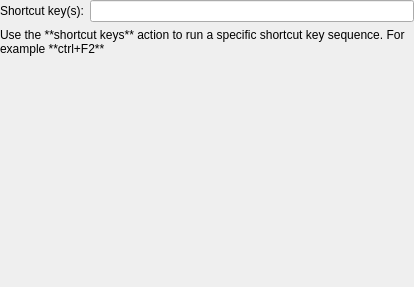
<?xml version="1.0" encoding="UTF-8"?>
<ui version="4.0">
 <class>action_command</class>
 <widget class="QWidget" name="keypress">
  <property name="geometry">
   <rect>
    <x>0</x>
    <y>0</y>
    <width>414</width>
    <height>287</height>
   </rect>
  </property>
  <property name="windowTitle">
   <string>Form</string>
  </property>
  <layout class="QVBoxLayout" name="verticalLayout">
   <property name="leftMargin">
    <number>0</number>
   </property>
   <property name="topMargin">
    <number>0</number>
   </property>
   <property name="rightMargin">
    <number>0</number>
   </property>
   <property name="bottomMargin">
    <number>0</number>
   </property>
   <item>
    <layout class="QFormLayout" name="formLayout">
     <property name="horizontalSpacing">
      <number>6</number>
     </property>
     <item row="0" column="0">
      <widget class="QLabel" name="label">
       <property name="text">
        <string>Shortcut key(s):</string>
       </property>
      </widget>
     </item>
     <item row="0" column="1">
      <widget class="QLineEdit" name="command"/>
     </item>
     <item row="1" column="0" colspan="2">
      <widget class="QLabel" name="label_2">
       <property name="sizePolicy">
        <sizepolicy hsizetype="Preferred" vsizetype="Preferred">
         <horstretch>0</horstretch>
         <verstretch>0</verstretch>
        </sizepolicy>
       </property>
       <property name="text">
        <string>Use the **shortcut keys** action to run a specific shortcut key sequence. For example **ctrl+F2**</string>
       </property>
       <property name="textFormat">
        <enum>Qt::MarkdownText</enum>
       </property>
       <property name="alignment">
        <set>Qt::AlignLeading|Qt::AlignLeft|Qt::AlignTop</set>
       </property>
       <property name="wordWrap">
        <bool>true</bool>
       </property>
      </widget>
     </item>
    </layout>
   </item>
  </layout>
 </widget>
 <resources/>
 <connections/>
</ui>
